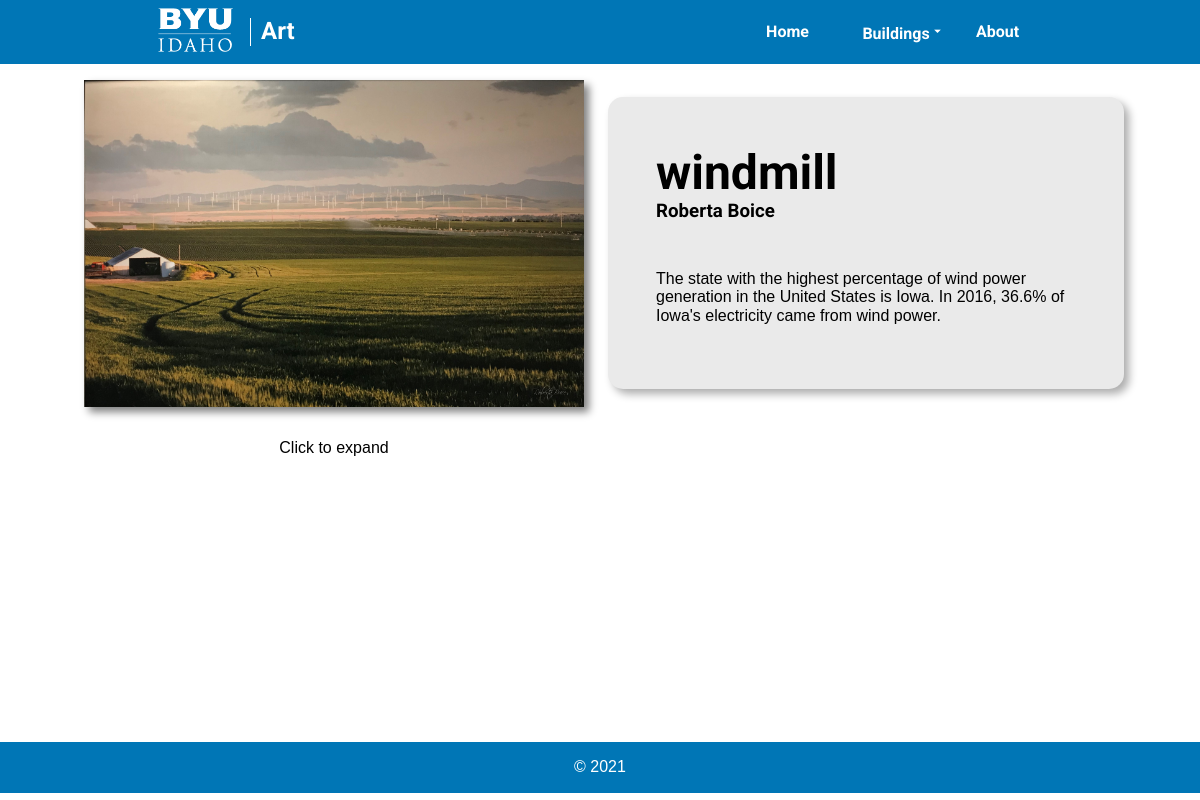
/art/10, run on an earlier commit of the app's database.
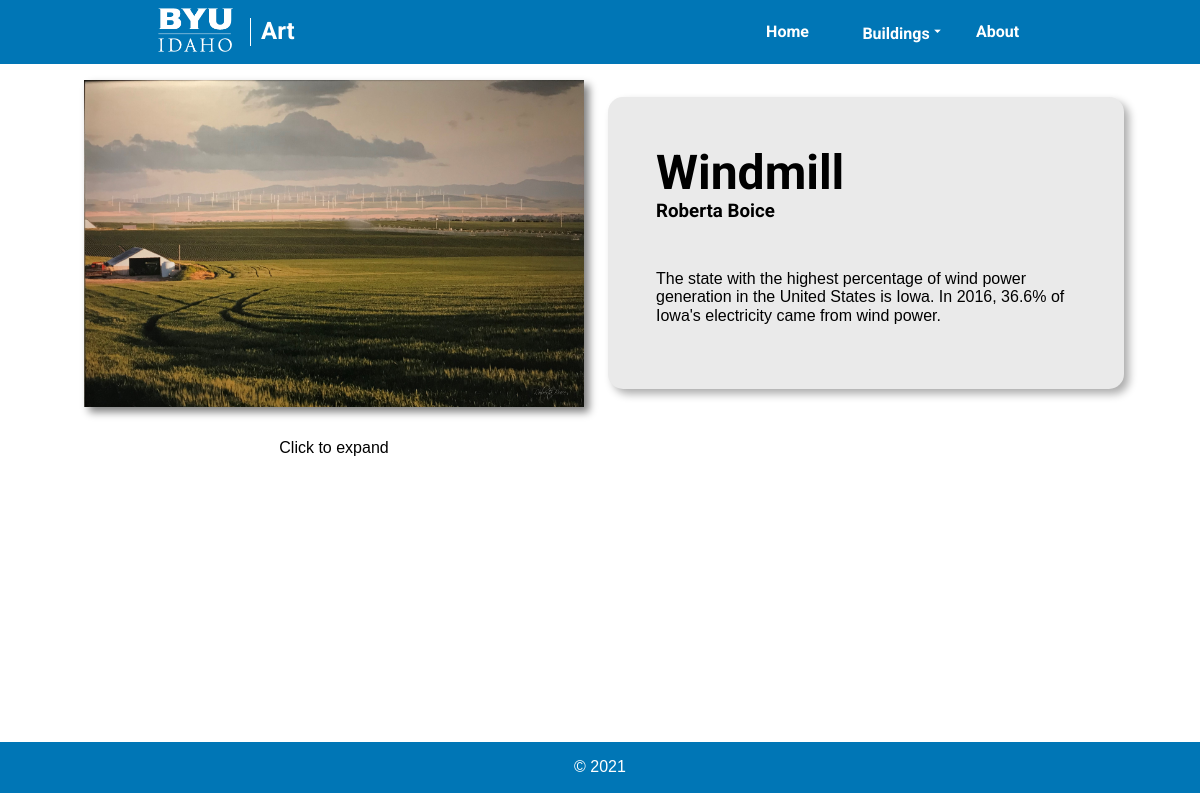
And on a later commit of the database.
### art/models.py (models this page shows, shortened)
class Artwork(models.Model):
    title = models.CharField(max_length=255)
    artist_name = models.ForeignKey(Artist, null=True, blank=True, on_delete=models.CASCADE)
    year_created = models.IntegerField(null=True, blank=True)
    picture = models.ImageField(upload_to="pictures/")
    building = models.ManyToManyField('Building_Name', related_name='artwork')
    categories = models.ManyToManyField('Category', related_name='artwork')
    floor = models.IntegerField(validators=[MinValueValidator(0), MaxValueValidator(5)], default=1)
    description = models.CharField(max_length=500, blank=True)

class Artist(models.Model):
    first_name = models.CharField(max_length=50)
    last_name = models.CharField(max_length=50)
    def __str__(self):
        return self.first_name + " " + self.last_name

### art/views.py (the view)
# urls.py: path("art/<int:pk>", ArtDetailView.as_view(), name="artwork_detail")
class ArtDetailView(DetailView):
    model = Artwork
    template_name = "artwork_detail.html"
    def get_context_data(self, **kwargs):
        context = super(ArtDetailView, self).get_context_data(**kwargs)
        context['building_names'] = Building_Name.objects.all().order_by('name')
        return context

### art/templates/artwork_detail.html (shortened to what this page needs)
{% extends 'base.html' %}
{% load tags %}
{% load static %}
{% block content %}
<main>
    <div id="detail-grid" style="box-sizing: border-box;">
        <img id="detail-image" src="../../../media/{{ object.picture }}" alt="{{ object.picture }}">
        <div id="detail-info">
            <h1 id="title">{{ object.title }}</h1>
            {% if object.artist_name != None %}
            <h3 id="artist-name">{{ object.artist_name }} </h3>
            {% endif %}
            {% if object.description != None %}
            <p id="description">{{ object.description }}</p>
            {% endif %}
        </div>
        <p id="expand">Click to expand</p>
    </div>
</main>
{% endblock %}

What changed in the data, as far as the page shows it:
changed Artwork "Roberta Boice": title "windmill" → "Windmill"
